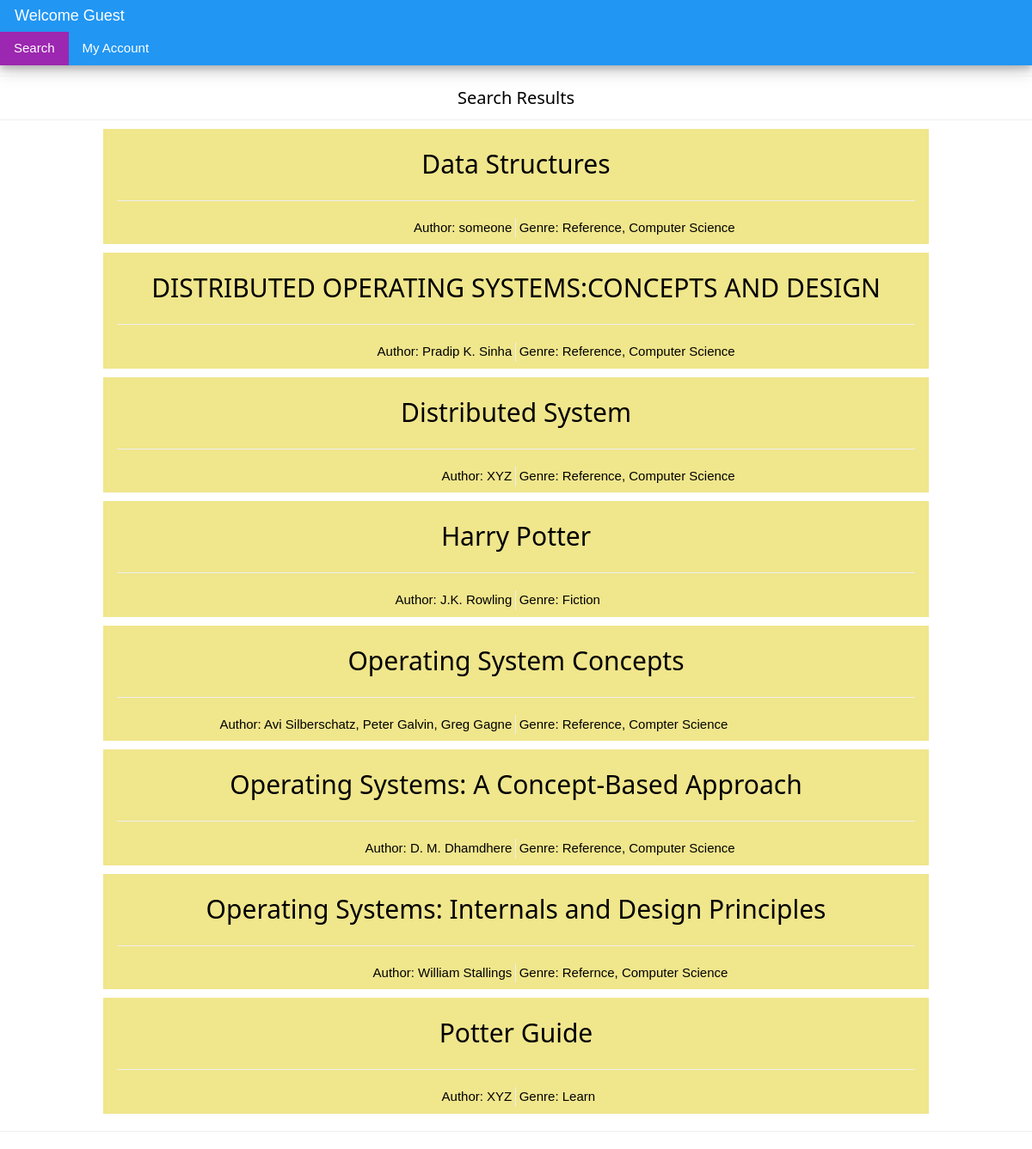
Screenshot of /search.php with the database file from the repository.
### tables this page shows
CREATE TABLE `books` (
  `title` varchar(200) NOT NULL,
  `id` bigint(20) NOT NULL,
  `author` varchar(200) NOT NULL,
  `genre` varchar(50) NOT NULL,
  `orders` varchar(50) DEFAULT NULL,
  `borrows` varchar(50) DEFAULT NULL,
  `stud_id` varchar(30) DEFAULT NULL
);

### search.php (the view, shortened to what this page needs)
<!DOCTYPE html>
<html>
<head>
	<link rel="stylesheet" href="w3.css">
<?php
	if(isset($_SESSION["id"])){
		$name = $_SESSION["fname"];
	}
	else{
		$name = "Guest";
	}
?>
</head>
<body>
	<div style="box-shadow: 0 4px 8px 0 rgba(0, 0, 0, 0.2), 0 6px 20px 0 rgba(0, 0, 0, 0.19);">
		<div class="w3-panel w3-blue" style = "margin: 0;">
	  		<p style = "margin: 5px 5px 5px 1px; font-size: 120%">Welcome <?=$name?></p>
		</div>
		<div class="w3-bar w3-blue" style="margin-bottom: 1%">
	  		<a href="studSearch.php" class="w3-bar-item w3-button w3-ripple w3-hover-indigo w3-purple">
	  			Search
	  		</a>
	  		<a href="accnt.php" class="w3-bar-item w3-button w3-ripple w3-hover-indigo">	My Account
	  		</a>
		</div>
	</div>
	<div>
		<hr style="margin: 0; padding: 0">
		<center><h4>Search Results</h4></center>
		<hr style="margin: 0; padding: 0">
	</div>
<?php
$servername = "localhost";
$username = "root";
$password = "";
$dbname = "librman";
$conn = new mysqli($servername, $username, $password, $dbname);
$name =  $_GET["search"];
$nameX = "title like '%".$name."%'";
$str = $nameX;
$sql = "SELECT * FROM Books WHERE ".$str." group by title";
$result = mysqli_query($conn, $sql);
while($row = mysqli_fetch_array($result)): ?>
	<a href = "order.php?book=<?= $row["title"]?>" class="w3-btn w3-ripple w3-khaki" style="margin: 10px auto; width: 80%; display: block;">
		<h2 style="text-align: center; margin-bottom: 0px; padding-bottom: 0"><?=$row["title"]?></h2>
		<hr>
		<div class="w3-col" style="width: 50%; border-right: 1px solid #eceff1; text-align: right; padding-right: 0.4%">Author: <?=$row["author"]?></div><div class="w3-col" style="width: 50%; text-align: left; padding-left: 0.4%">Genre: <?=$row["genre"]?></div>
	</a>
<?php endwhile;
?>
<hr>
</body>
</html>

### w3.css (style rules this page uses)
*,*:before,*:after { box-sizing:inherit }
html { -ms-text-size-adjust:100%;-webkit-text-size-adjust:100% }
body { margin:0 }
a { background-color:transparent;-webkit-text-decoration-skip:objects }
hr { box-sizing:content-box;height:0;overflow:visible }
html,body { font-family:Verdana,sans-serif;font-size:15px;line-height:1.5 }
html { overflow-x:hidden }
h2 { font-size:30px }
h4 { font-size:20px }
h1,h2,h3,h4,h5,h6 { font-family:"Segoe UI",Arial,sans-serif;font-weight:400;margin:10px 0 }
hr { border:0;border-top:1px solid #eee;margin:20px 0 }
a { color:inherit }
.w3-btn,.w3-button { border:none;display:inline-block;outline:0;padding:8px 16px;vertical-align:middle;overflow:hidden;text-decoration:none;color:inherit;background-color:inherit;text-align:center;cursor:pointer;white-space:nowrap }
.w3-btn,.w3-button { -webkit-touch-callout:none;-webkit-user-select:none;-khtml-user-select:none;-moz-user-select:none;-ms-user-select:none;user-select:none }
.w3-ripple { transition:opacity 0s }
.w3-bar { width:100%;overflow:hidden }
.w3-bar .w3-bar-item { padding:8px 16px;float:left;width:auto;border:none;outline:none;display:block }
.w3-bar .w3-button { white-space:normal }
.w3-container:after,.w3-container:before,.w3-panel:after,.w3-panel:before,.w3-row:after,.w3-row:before,.w3-row-padding:after,.w3-row-padding:before, .w3-cell-row:before,.w3-cell-row:after,.w3-clear:after,.w3-clear:before,.w3-bar:before,.w3-bar:after { content:"";display:table;clear:both }
.w3-col,.w3-half,.w3-third,.w3-twothird,.w3-threequarter,.w3-quarter { float:left;width:100% }
.w3-container,.w3-panel { padding:0.01em 16px }
.w3-panel { margin-top:16px;margin-bottom:16px }
.w3-blue,.w3-hover-blue:hover { color:#fff!important;background-color:#2196F3!important }
.w3-khaki,.w3-hover-khaki:hover { color:#000!important;background-color:#f0e68c!important }
.w3-purple,.w3-hover-purple:hover { color:#fff!important;background-color:#9c27b0!important }

### rows the page displays
books: title "Data Structures", author "someone", genre "Reference, Computer Science"
books: title "DISTRIBUTED OPERATING SYSTEMS:CONCEPTS AND DESIGN", author "Pradip K. Sinha", genre "Reference, Computer Science"
books: title "Distributed System", author "XYZ", genre "Reference, Computer Science"
books: title "Harry Potter", author "J.K. Rowling", genre "Fiction"
books: title "Operating System Concepts", author "Avi Silberschatz, Peter Galvin, Greg Gagne", genre "Reference, Compter Science"
books: title "Operating Systems: A Concept-Based Approach", author "D. M. Dhamdhere", genre "Reference, Computer Science"
books: title "Operating Systems: Internals and Design Principles", author "William Stallings", genre "Refernce, Computer Science"
books: title "Potter Guide", author "XYZ", genre "Learn"

### other values shown
$name "Guest"
